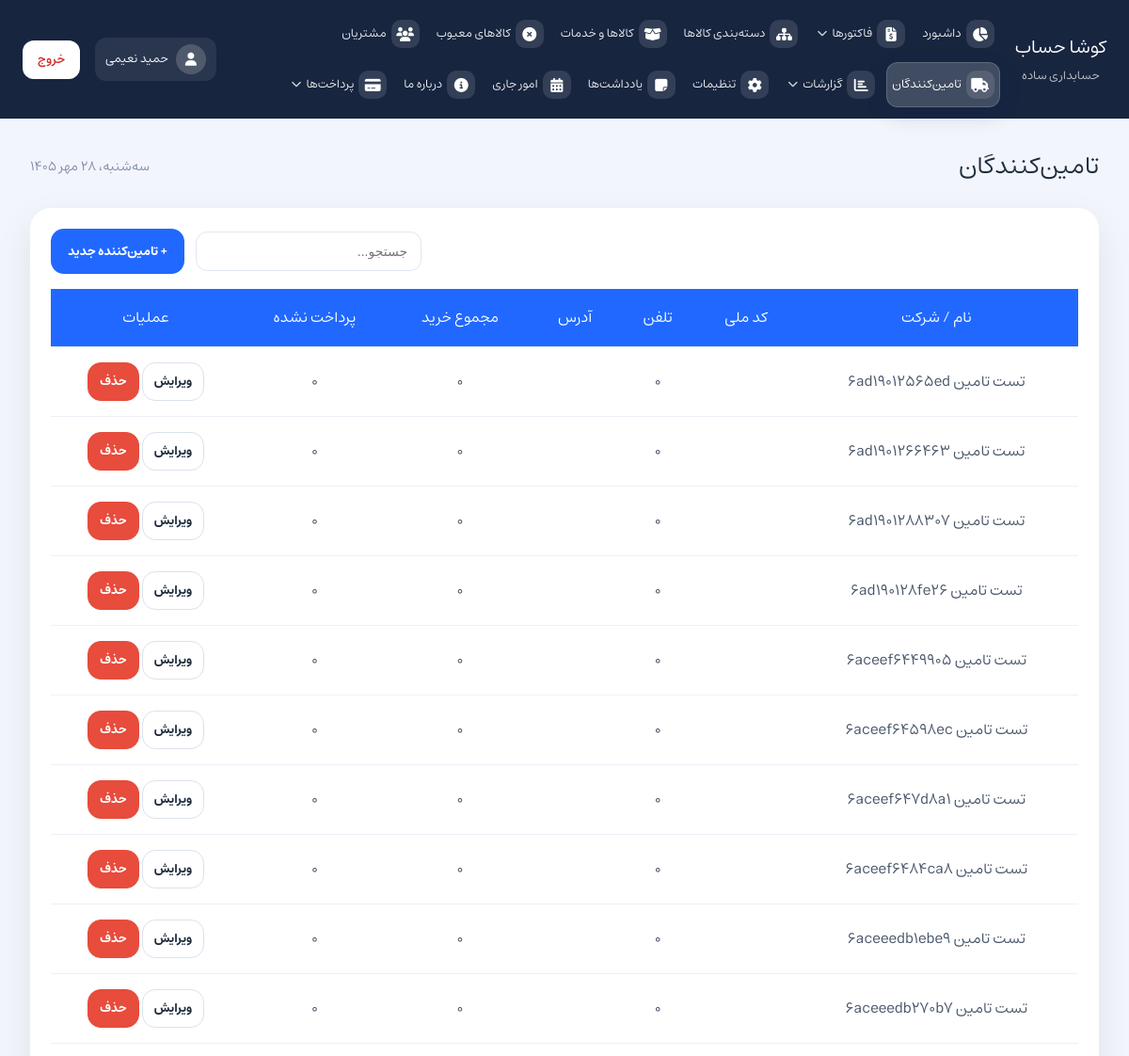
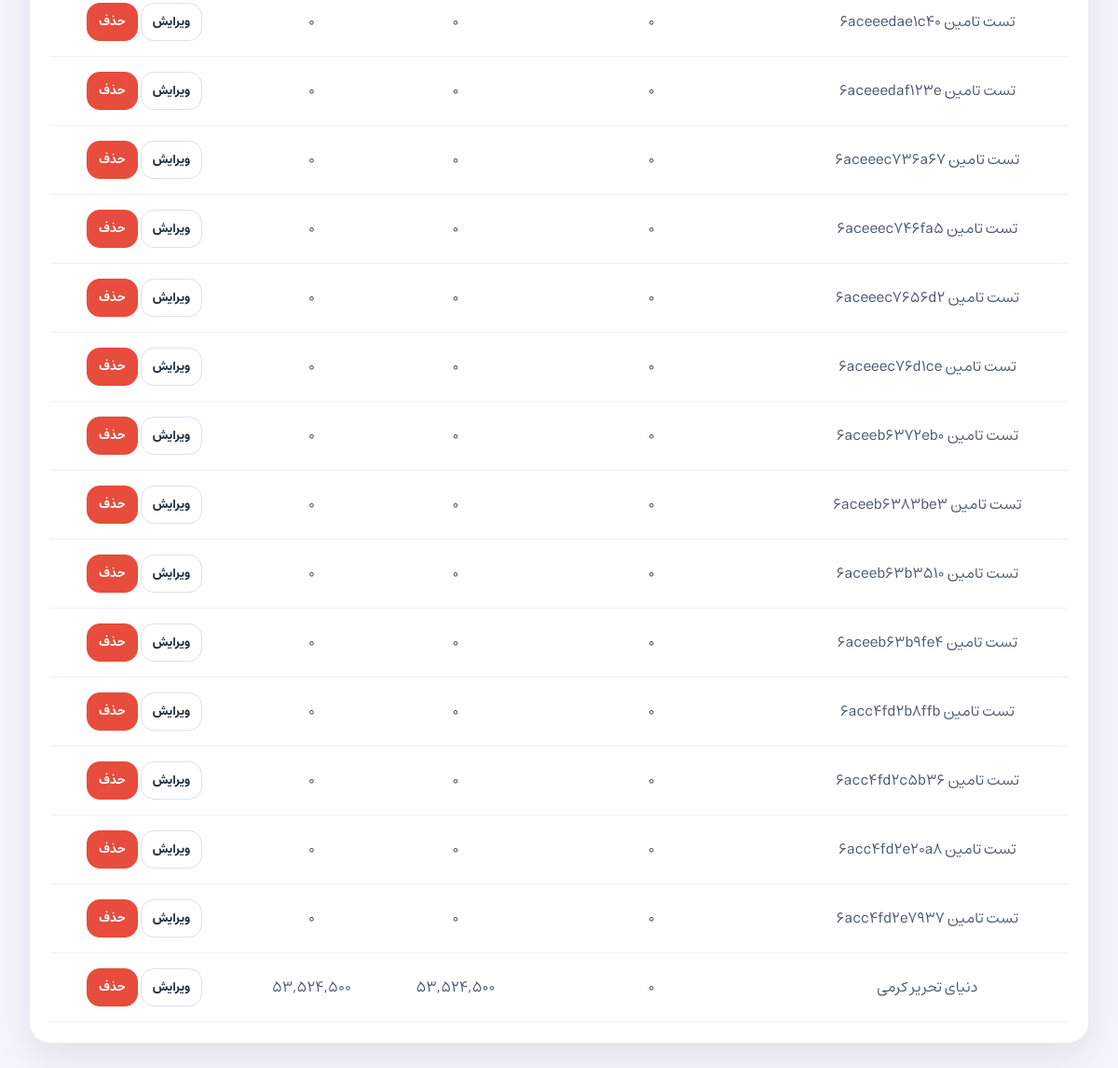
/?page=suppliers (signed in), run on the app's committed database (2 pictures, top to bottom).
### tables this page shows
CREATE TABLE `users` (
  `id` int unsigned NOT NULL AUTO_INCREMENT,
  `username` varchar(64) NOT NULL,
  `first_name` varchar(120) NOT NULL DEFAULT '',
  `last_name` varchar(120) NOT NULL DEFAULT '',
  `password_hash` varchar(255) NOT NULL,
  `avatar_path` varchar(255) DEFAULT NULL,
  `is_active` tinyint(1) NOT NULL DEFAULT '1',
  `created_at` timestamp NOT NULL DEFAULT CURRENT_TIMESTAMP,
  `updated_at` timestamp NOT NULL DEFAULT CURRENT_TIMESTAMP ON UPDATE CURRENT_TIMESTAMP,
  PRIMARY KEY (`id`),
  UNIQUE KEY `uq_users_username` (`username`),
  KEY `idx_users_active` (`is_active`)
);

CREATE TABLE `suppliers` (
  `id` int NOT NULL AUTO_INCREMENT,
  `company_name` varchar(150) DEFAULT NULL,
  `first_name` varchar(120) DEFAULT NULL,
  `last_name` varchar(120) DEFAULT NULL,
  `national_code` varchar(20) DEFAULT NULL,
  `phone` varchar(40) NOT NULL,
  `economic_code` varchar(80) DEFAULT NULL,
  `registration_number` varchar(80) DEFAULT NULL,
  `address` text,
  `postal_code` varchar(40) DEFAULT NULL,
  `note` text,
  `created_at` timestamp NULL DEFAULT CURRENT_TIMESTAMP,
  PRIMARY KEY (`id`)
);

### assets/php/auth/auth_users.php (called while the page is built, shortened)
<?php
function auth_user_by_id(int $id, ?mysqli $db = null): ?array
{
    $db = $db ?? $GLOBALS['mysqli'];
    $stmt = $db->prepare('SELECT * FROM users WHERE id = ? LIMIT 1');
    $stmt->bind_param('i', $id);
    $stmt->execute();
    $res = $stmt->get_result();
    $row = $res ? $res->fetch_assoc() : null;
    return is_array($row) ? $row : null;
}

### assets/php/auth.php (called while the page is built, shortened)
<?php
require_once __DIR__ . '/auth/auth_users.php';
function auth_user_id(): ?int
{
    $id = $_SESSION['auth_user_id'] ?? null;
    $int = filter_var($id, FILTER_VALIDATE_INT);
    if ($int !== false && $int > 0) {
        return (int) $int;
    }
    return null;
}
function current_user(): ?array
{
    $id = auth_user_id();
    return auth_user_by_id($id);
}

### assets/php/jdf.php (called while the page is built, shortened)
<?php
function jdate($format, $timestamp = null)
{
    if ($timestamp === null) {
        $timestamp = time();
    }
    $date = getdate($timestamp);
    list($jy, $jm, $jd) = gregorian_to_jalali($date['year'], $date['mon'], $date['mday']);
    $weekdayNames = [
        'یکشنبه',
        'دوشنبه',
        'سه‌شنبه',
        'چهارشنبه',
        'پنجشنبه',
        'جمعه',
        'شنبه'
    ];
    $monthNames = [
        1 => 'فروردین',
        2 => 'اردیبهشت',
        3 => 'خرداد',
        4 => 'تیر',
        5 => 'مرداد',
        6 => 'شهریور',
        7 => 'مهر',
        8 => 'آبان',
        9 => 'آذر',
        10 => 'دی',
        11 => 'بهمن',
        12 => 'اسفند'
    ];
    $weekday = $date['wday'];
    $formatted = '';
    $len = strlen($format);
    for ($i = 0; $i < $len; $i++) {
        $char = $format[$i];
        switch ($char) {
            case 'l':
                $formatted .= $weekdayNames[$weekday];
                break;
            case 'j':
                $formatted .= convertToPersianNumber($jd);
                break;
            case 'F':
                $formatted .= $monthNames[$jm];
                break;
            case 'Y':
                $formatted .= convertToPersianNumber($jy);
                break;
            default:
                $formatted .= $char;
                break;
        }
    }
    return $formatted;
}
function convertToPersianNumber($number)
{
    $persian = ['۰', '۱', '۲', '۳', '۴', '۵', '۶', '۷', '۸', '۹'];
    return str_replace(range(0, 9), $persian, (string)$number);
}
function gregorian_to_jalali($g_y, $g_m, $g_d)
{
    $gy = $g_y - 1600;
    $gm = $g_m - 1;
    $gd = $g_d - 1;
    $g_day_no = 365 * $gy + (int)(($gy + 3) / 4) - (int)(($gy + 99) / 100) + (int)(($gy + 399) / 400);
    for ($i = 0; $i < $gm; ++$i) {
        $g_day_no += [31, 28, 31, 30, 31, 30, 31, 31, 30, 31, 30, 31][$i];
    }
    $g_day_no += $gd;
    $j_day_no = $g_day_no - 79;
    $j_np = (int)($j_day_no / 12053);
    $j_day_no %= 12053;
    $jy = 979 + 33 * $j_np + 4 * (int)($j_day_no / 1461);
    $j_day_no %= 1461;
    if ($j_day_no >= 366) {
        $jy += (int)(($j_day_no - 1) / 365);
        $j_day_no = ($j_day_no - 1) % 365;
    }
    for ($i = 0; $i < 11 && $j_day_no >= ([31, 31, 31, 31, 31, 31, 30, 30, 30, 30, 30, 29][$i]); ++$i) {
        $j_day_no -= ([31, 31, 31, 31, 31, 31, 30, 30, 30, 30, 30, 29][$i]);
    }
    $jm = $i + 1;
    $jd = $j_day_no + 1;
    return [$jy, $jm, $jd];
}

### pages/suppliers.php (the view, shortened to what this page needs)
<?php
require_once __DIR__ . '/../assets/php/db.php';
$suppliers = [];
$query = "
    SELECT
        s.id,
        s.company_name,
        s.first_name,
        s.last_name,
        s.national_code,
        s.phone,
        s.economic_code,
        s.registration_number,
        s.address,
        s.postal_code,
        s.note,
        s.created_at,
        COALESCE(SUM(CASE WHEN i.type = 'purchase_invoice' THEN i.payable_amount ELSE 0 END), 0) AS total_purchases,
        COALESCE(SUM(CASE WHEN i.type = 'purchase_invoice' AND i.payment_status IN ('unpaid', 'partial') THEN i.payable_amount ELSE 0 END), 0) AS unpaid
    FROM suppliers s
    LEFT JOIN invoices i ON s.id = i.supplier_id
    GROUP BY s.id, s.company_name, s.first_name, s.last_name, s.national_code, s.phone, s.economic_code, s.registration_number, s.address, s.postal_code, s.note, s.created_at
    ORDER BY s.created_at DESC
";
$result = $mysqli->query($query);
if ($result) {
    while ($row = $result->fetch_assoc()) {
        $suppliers[] = $row;
    }
}
?>
<div class="card">
    <div class="page-actions">
        <button class="button" id="openSupplierModal">+ تامین‌کننده جدید</button>
        <div class="filter-panel">
            <input type="search" id="supplierSearch" placeholder="جستجو...">
        </div>
    </div>
    <div class="table-wrapper">
        <table class="action-table" id="suppliersTable">
            <thead>
                <tr>
                    <th>نام / شرکت</th>
                    <th>کد ملی</th>
                    <th>تلفن</th>
                    <th>آدرس</th>
                    <th>مجموع خرید</th>
                    <th>پرداخت نشده</th>
                    <th>عملیات</th>
                </tr>
            </thead>
            <tbody>
                <?php if (count($suppliers) === 0): ?>
                    <tr class="empty-state-row">
                        <td colspan="7" class="empty-state">تامین‌کننده‌ای یافت نشد</td>
                    </tr>
                <?php else: ?>
                    <?php foreach ($suppliers as $supplier): ?>
                        <?php
                        $displayName = trim($supplier['company_name'] ?? '') !== ''
                            ? $supplier['company_name']
                            : trim(($supplier['first_name'] ?? '') . ' ' . ($supplier['last_name'] ?? ''));
                        ?>
                        <tr class="supplier-row" data-id="<?php echo $supplier['id']; ?>"
                            data-company-name="<?php echo htmlspecialchars($supplier['company_name'] ?? '', ENT_QUOTES, 'UTF-8'); ?>"
                            data-first-name="<?php echo htmlspecialchars($supplier['first_name'] ?? '', ENT_QUOTES, 'UTF-8'); ?>"
                            data-last-name="<?php echo htmlspecialchars($supplier['last_name'] ?? '', ENT_QUOTES, 'UTF-8'); ?>"
                            data-national-code="<?php echo htmlspecialchars($supplier['national_code'] ?? '', ENT_QUOTES, 'UTF-8'); ?>"
                            data-phone="<?php echo htmlspecialchars($supplier['phone'] ?? '', ENT_QUOTES, 'UTF-8'); ?>"
                            data-economic-code="<?php echo htmlspecialchars($supplier['economic_code'] ?? '', ENT_QUOTES, 'UTF-8'); ?>"
                            data-registration-number="<?php echo htmlspecialchars($supplier['registration_number'] ?? '', ENT_QUOTES, 'UTF-8'); ?>"
                            data-address="<?php echo str_replace(["\r", "\n"], [' ', ' '], htmlspecialchars($supplier['address'] ?? '', ENT_QUOTES, 'UTF-8')); ?>"
                            data-postal-code="<?php echo htmlspecialchars($supplier['postal_code'] ?? '', ENT_QUOTES, 'UTF-8'); ?>"
                            data-note="<?php echo str_replace(["\r", "\n"], [' ', ' '], htmlspecialchars($supplier['note'] ?? '', ENT_QUOTES, 'UTF-8')); ?>">
                            <td><?php echo htmlspecialchars($displayName); ?></td>
                            <td><?php echo htmlspecialchars($supplier['national_code'] ?? ''); ?></td>
                            <td><?php echo htmlspecialchars($supplier['phone'] ?? ''); ?></td>
                            <td><?php echo nl2br(htmlspecialchars($supplier['address'] ?? '')); ?></td>
                            <td><?php echo number_format($supplier['total_purchases']); ?></td>
                            <td><?php echo number_format($supplier['unpaid']); ?></td>
                            <td>
                                <button class="button-secondary small edit-supplier" type="button">ویرایش</button>
                                <button class="button-danger small delete-supplier" type="button">حذف</button>
                            </td>
                        </tr>
                    <?php endforeach; ?>
                <?php endif; ?>
            </tbody>
        </table>
    </div>
</div>

### index.php (shortened to what this page needs)
<?php
$pages = [
    'dashboard' => 'داشبورد',
    'factors' => 'فاکتورها',
    'purchase-invoice' => 'فاکتور خرید',
    'sales-return' => 'برگشت فروش',
    'product-categories' => 'دسته‌بندی کالاها',
    'goods-and-services' => 'کالاها و خدمات',
    'defective-goods' => 'کالاهای معیوب',
    'customers' => 'مشتریان',
    'suppliers' => 'تامین‌کنندگان',
    'report-inventory' => 'گزارش موجودی کالاها',
    'report-customer-debt' => 'گزارش بدهی مشتریان',
    'report-supplier-debt' => 'گزارش بدهی به تامین‌کنندگان',
	'report-sold-items-detail' => 'ریز کالاهای فروخته شده',
    'settings' => 'تنظیمات',
    'notes' => 'یادداشت‌ها',
    'current-affairs' => 'امور جاری',
    'about-us' => 'درباره ما',
    'payment-forms' => 'فرم‌های پرداخت',
    'payment-transactions' => 'تراکنش‌ها',
    'payment-sms-settings' => 'تنظیمات پیامک',
    'payment-zarinpal-settings' => 'تنظیمات زرین‌پال',
    'account' => 'حساب کاربری',
];
$page = $_GET['page'] ?? 'dashboard';
?>
<!DOCTYPE html>
<html lang="fa" dir="rtl">
<head>
    <link rel="stylesheet" href="assets/css/fontawesome.css">
    <link rel="stylesheet" href="assets/css/style.css">
    <link rel="stylesheet" href="assets/css/kamadatepicker.css">
</head>
<body id="<?php echo $page; ?>">
    <?php
    require_once __DIR__ . '/assets/php/jdf.php';
    $shamsiDate = jdate('l، j F Y');
    $navIcons = [
        'dashboard' => 'fa-chart-pie',
        'factors' => 'fa-file-invoice-dollar',
        'purchase-invoice' => 'fa-cart-plus',
        'sales-return' => 'fa-undo',
        'product-categories' => 'fa-sitemap',
        'goods-and-services' => 'fa-box-open',
        'defective-goods' => 'fa-times-circle',
        'customers' => 'fa-users',
        'suppliers' => 'fa-truck',
        'report-inventory' => 'fa-boxes-stacked',
        'report-customer-debt' => 'fa-user-clock',
        'report-supplier-debt' => 'fa-truck-field',
		'report-sold-items-detail' => 'fa-list-alt',
        'settings' => 'fa-cog',
        'notes' => 'fa-sticky-note',
        'current-affairs' => 'fa-calendar-days',
        'about-us' => 'fa-info-circle',
        'payment-forms' => 'fa-credit-card',
        'payment-transactions' => 'fa-receipt',
        'payment-sms-settings' => 'fa-sms',
        'payment-zarinpal-settings' => 'fa-coins',
        'account' => 'fa-user-gear',
    ];
    ?>
    <?php
    $authUser = current_user();
    $authDisplayName = 'کاربر';
    $authAvatarPath = '';
    if ($authUser !== null) {
        $authDisplayName = trim((string) $authUser['first_name'] . ' ' . (string) $authUser['last_name']);
        $authAvatarPath = (string) ($authUser['avatar_path'] ?? '');
    }
    ?>
    <div class="app-shell">
        <aside class="sidebar">
            <div class="brand-panel">
                <div class="brand-title">کوشا حساب</div>
                <div class="brand-subtitle">حسابداری ساده</div>
            </div>
            <nav class="main-nav">
                <?php
                $factorsChildren = ['factors', 'purchase-invoice', 'sales-return'];
                $reportsChildren = ['report-inventory', 'report-customer-debt', 'report-supplier-debt'];
                foreach ($pages as $key => $label):
                    if (in_array($key, ['purchase-invoice', 'sales-return', 'report-customer-debt', 'report-supplier-debt', 'report-sold-items-detail', 'payment-transactions', 'payment-sms-settings', 'payment-zarinpal-settings', 'account'], true)) {
							continue;
						}
                    $iconClass = $navIcons[$key] ?? 'fa-circle';
                ?>
                    <?php if ($key === 'payment-forms'): ?>
                        <?php $paymentActive = in_array($page, ['payment-forms', 'payment-transactions', 'payment-sms-settings', 'payment-zarinpal-settings'], true); ?>
                        <div class="nav-dropdown<?php echo $paymentActive ? ' open' : ''; ?>">
                            <a href="?page=payment-forms" class="nav-link nav-dropdown-toggle<?php echo $paymentActive ? ' active' : ''; ?>">
                                <span class="nav-icon"><i class="fas fa-credit-card"></i></span>
                                <span class="nav-text">پرداخت‌ها</span>
                                <span class="nav-caret"><i class="fas fa-chevron-down"></i></span>
                            </a>
                        </div>
                    <?php elseif ($key === 'factors'): ?>
                        <?php $factorsActive = in_array($page, $factorsChildren, true); ?>
                        <div class="nav-dropdown<?php echo $factorsActive ? ' open' : ''; ?>">
                            <a href="?page=factors" class="nav-link nav-dropdown-toggle<?php echo $factorsActive ? ' active' : ''; ?>">
                                <span class="nav-icon"><i class="fas fa-file-invoice-dollar"></i></span>
                                <span class="nav-text">فاکتورها</span>
                                <span class="nav-caret"><i class="fas fa-chevron-down"></i></span>
                            </a>
                        </div>
                    <?php elseif ($key === 'report-inventory'): ?>
                        <?php $reportsActive = in_array($page, $reportsChildren, true); ?>
                        <div class="nav-dropdown<?php echo $reportsActive ? ' open' : ''; ?>">
                            <a href="?page=report-inventory" class="nav-link nav-dropdown-toggle<?php echo $reportsActive ? ' active' : ''; ?>">
                                <span class="nav-icon"><i class="fas fa-chart-bar"></i></span>
                                <span class="nav-text">گزارشات</span>
                                <span class="nav-caret"><i class="fas fa-chevron-down"></i></span>
                            </a>
                        </div>
                    <?php else: ?>
                        <a href="?page=<?php echo $key; ?>" class="nav-link<?php echo $page === $key ? ' active' : ''; ?>">
                            <span class="nav-icon"><i class="fas <?php echo $iconClass; ?>"></i></span>
                            <span class="nav-text"><?php echo $label; ?></span>
                        </a>
                    <?php endif; ?>
                <?php endforeach; ?>
            </nav>
			<a href="?page=account" class="user-chip<?php echo $page === 'account' ? ' active' : ''; ?>" title="حساب کاربری">
			    <span class="user-chip-avatar" aria-hidden="true">
			        <?php if ($authAvatarPath !== ''): ?>
			            <img src="<?php echo htmlspecialchars($authAvatarPath, ENT_QUOTES, 'UTF-8'); ?>" alt="">
			        <?php else: ?>
			            <i class="fas fa-user"></i>
			        <?php endif; ?>
			    </span>
			    <span class="user-chip-name"><?php echo htmlspecialchars($authDisplayName, ENT_QUOTES, 'UTF-8'); ?></span>
			</a>
			<form method="post" action="logout.php" class="logout-form">
			    <button type="submit" class="logout-button">خروج</button>
			</form>
        </aside>
        <main class="main-content">
            <header class="page-header">
                <div>
                    <h1><?php echo $pages[$page]; ?></h1>
                </div>
                <div class="page-meta"><?php echo $shamsiDate; ?></div>
            </header>
            <section class="page-body">
                <?php include __DIR__ . '/pages/' . $page . '.php'; ?>
            </section>
        </main>
    </div>
</body>
</html>

### data on the page
users: authDisplayName "حمید نعیمی"
suppliers: company_name "تست تامین 6ad19012565ed", phone "0", total_purchases "0", unpaid "0"
suppliers: company_name "تست تامین 6ad1901266463", phone "0", total_purchases "0", unpaid "0"
suppliers: company_name "تست تامین 6ad1901288307", phone "0", total_purchases "0", unpaid "0"
suppliers: company_name "تست تامین 6ad190128fe26", phone "0", total_purchases "0", unpaid "0"
suppliers: company_name "تست تامین 6aceef6449905", phone "0", total_purchases "0", unpaid "0"
suppliers: company_name "تست تامین 6aceef64598ec", phone "0", total_purchases "0", unpaid "0"
suppliers: company_name "تست تامین 6aceef647d8a1", phone "0", total_purchases "0", unpaid "0"
suppliers: company_name "تست تامین 6aceef6484ca8", phone "0", total_purchases "0", unpaid "0"
suppliers: company_name "تست تامین 6aceeedb1ebe9", phone "0", total_purchases "0", unpaid "0"
suppliers: company_name "تست تامین 6aceeedb270b7", phone "0", total_purchases "0", unpaid "0"
suppliers: company_name "تست تامین 6aceeedae1c40", phone "0", total_purchases "0", unpaid "0"
suppliers: company_name "تست تامین 6aceeedaf123e", phone "0", total_purchases "0", unpaid "0"
suppliers: company_name "تست تامین 6aceeec736a67", phone "0", total_purchases "0", unpaid "0"
suppliers: company_name "تست تامین 6aceeec746fa5", phone "0", total_purchases "0", unpaid "0"
suppliers: company_name "تست تامین 6aceeec7656d2", phone "0", total_purchases "0", unpaid "0"
suppliers: company_name "تست تامین 6aceeec76d1ce", phone "0", total_purchases "0", unpaid "0"
suppliers: company_name "تست تامین 6aceeb6372eb0", phone "0", total_purchases "0", unpaid "0"
suppliers: company_name "تست تامین 6aceeb6383be3", phone "0", total_purchases "0", unpaid "0"
suppliers: company_name "تست تامین 6aceeb63b3510", phone "0", total_purchases "0", unpaid "0"
suppliers: company_name "تست تامین 6aceeb63b9fe4", phone "0", total_purchases "0", unpaid "0"
suppliers: company_name "تست تامین 6acc4fd2b8ffb", phone "0", total_purchases "0", unpaid "0"
suppliers: company_name "تست تامین 6acc4fd2c5b36", phone "0", total_purchases "0", unpaid "0"
suppliers: company_name "تست تامین 6acc4fd2e20a8", phone "0", total_purchases "0", unpaid "0"
suppliers: company_name "تست تامین 6acc4fd2e7937", phone "0", total_purchases "0", unpaid "0"
suppliers: company_name "دنیای تحریر کرمی", phone "0", total_purchases "53,524,500", unpaid "53,524,500"

### other printed values
$label "داشبورد"
$label "دسته‌بندی کالاها"
$label "کالاها و خدمات"
$label "کالاهای معیوب"
$label "مشتریان"
$label "تامین‌کنندگان"
$label "تنظیمات"
$label "یادداشت‌ها"
$label "امور جاری"
$label "درباره ما"
$pages[$page] "تامین‌کنندگان"
$shamsiDate "سه‌شنبه، ۲۸ مهر ۱۴۰۵"
